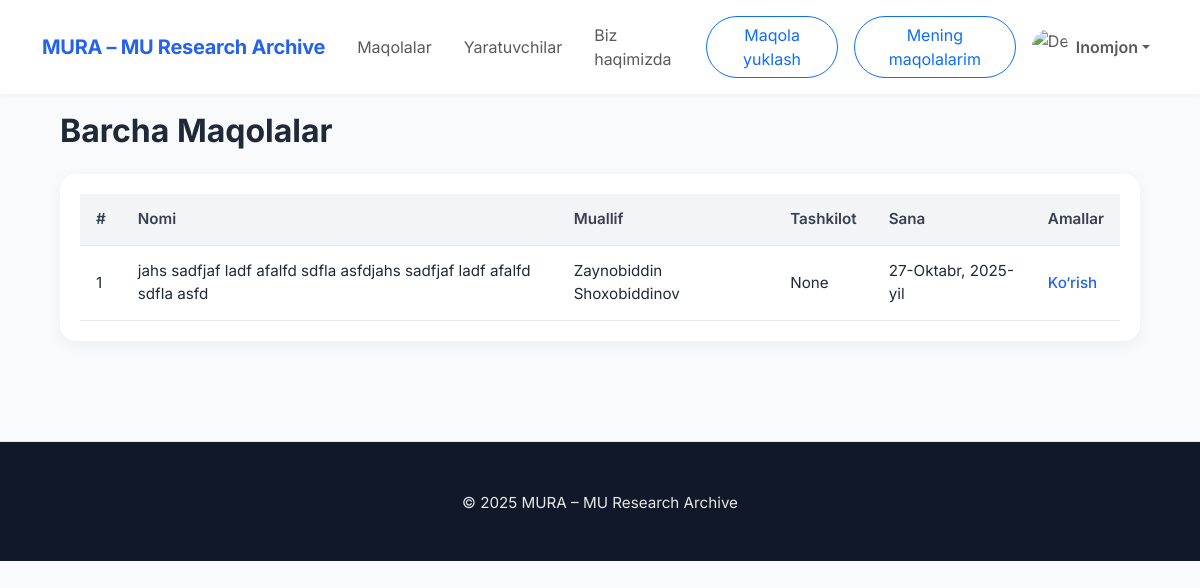
The page /admin-waitlist/ (signed in) on the database as committed earlier.
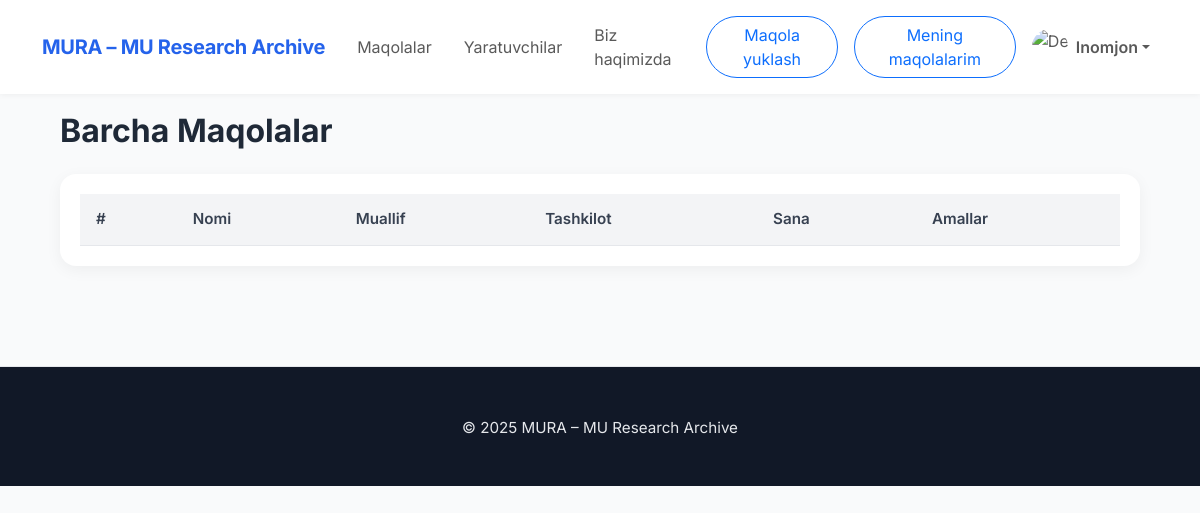
The same page on the database as committed later.
### main/models.py (models this page shows, shortened)
class Paper(models.Model):
    STATUS_CHOICES = [
        (1, 'draft'),
        (2, 'on_process'),
        (3, 'declined'),
        (4, 'accepted'),
        (5, 'payment_process'),
        (6, 'blocked')
    ]
    owner = models.ForeignKey(CustomUser, on_delete=models.CASCADE)
    category = models.ForeignKey('Category', on_delete=models.SET_NULL, null=True)
    title = models.CharField(
        max_length=200,
        validators=[MinLengthValidator(1)],
        help_text="Sarlavha 1–100 belgidan iborat bo‘lishi kerak."
    )
    abstract = models.TextField(
        validators=[MinLengthValidator(100)],
        help_text="Qisqacha mazmun kamida 100 ta belgidan iborat bo‘lishi kerak."
    )
    intro = models.TextField()
    file = models.FileField(upload_to='pdfs/')
    status = models.IntegerField(
        choices=STATUS_CHOICES,
        default=1,
        help_text="Maqolaning joriy holatini tanlang."
    )
    published_at = models.DateField(auto_now=True)
    keywords = models.CharField(
        validators=[MinLengthValidator(10)],
        help_text="Kalit so‘zlar 10–300 belgidan iborat bo‘lishi kerak."
    )
    pages = models.IntegerField(
        null=True,
        blank=True,
        help_text="Betlar soni 3–50 oralig‘ida bo‘lishi kerak."
    )
    organization = models.CharField(
        max_length=120,
        validators=[MinLengthValidator(1)],
        null=True,
        blank=True,
        help_text="Tashkilot nomi 5–120 belgidan iborat bo‘lishi kerak."
    )
    paid_at = models.DateTimeField(null=True, blank=True)
    reject_count = models.IntegerField(default=0)
    citations = models.TextField(null=True)
    certificate = models.FileField(null=True)

class CustomUser(AbstractUser):
    avatar = models.ImageField(upload_to='avatars/', null=True, blank=True)
    status = models.IntegerField(default=0)

### main/views.py (the view)
# urls.py: path('admin-waitlist/', admin_waitlist, name='admin_waitlist'),
@login_required(login_url='login')
def admin_waitlist(request):
    if not request.user.is_superuser:
        return redirect('main')
    papers = models.Paper.objects.filter(
        payment__status=2,
        status=2
    ).distinct()
    return render(request, 'admin-waitlist.html', {'papers': papers})

### templates/admin-waitlist.html
{% extends "base.html" %}
{% load static %}
{% block style %}
    <link rel="stylesheet" href="{% static 'main/css/admin-waitlist.css' %}">
    <link rel="stylesheet" href="{% static 'main/css/upload.css' %}">
{% endblock %}
{% block content %}
    <main>
        <h2>Barcha Maqolalar</h2>
        <div class="table-container">
            <table>
                <thead>
                <tr>
                    <th>#</th>
                    <th>Nomi</th>
                    <th>Muallif</th>
                    <th>Tashkilot</th>
                    <th>Sana</th>
                    <th>Amallar</th>
                </tr>
                </thead>
                <tbody>
                {% for paper in papers %}
                    <tr>
                        <td>{{ forloop.counter }}</td>
                        <td>{{ paper.title }}</td>
                        <td>{{ paper.owner.first_name }} {{ paper.owner.last_name }}</td>
                        <td>{{ paper.organization }}</td>
                        <td>{{ paper.published_at }}</td>
                        <td class="actions"><a href="{% url 'admin_paper_detail' paper.id %}">Ko‘rish</a></td>
                    </tr>
                {% endfor %}
                </tbody>
            </table>
        </div>
    </main>
{% endblock %}

Rows that differ between the two databases and show on the page:
no longer on this page (row edited): Paper: title "jahs sadfjaf ladf afalfd sdfla asfdjahs sadfjaf ladf afalfd sdfla asfd", owner.first_name "Zaynobiddin", owner.last_name "Shoxobiddinov", organization "None", published_at "27-Oktabr, 2025-yil"
